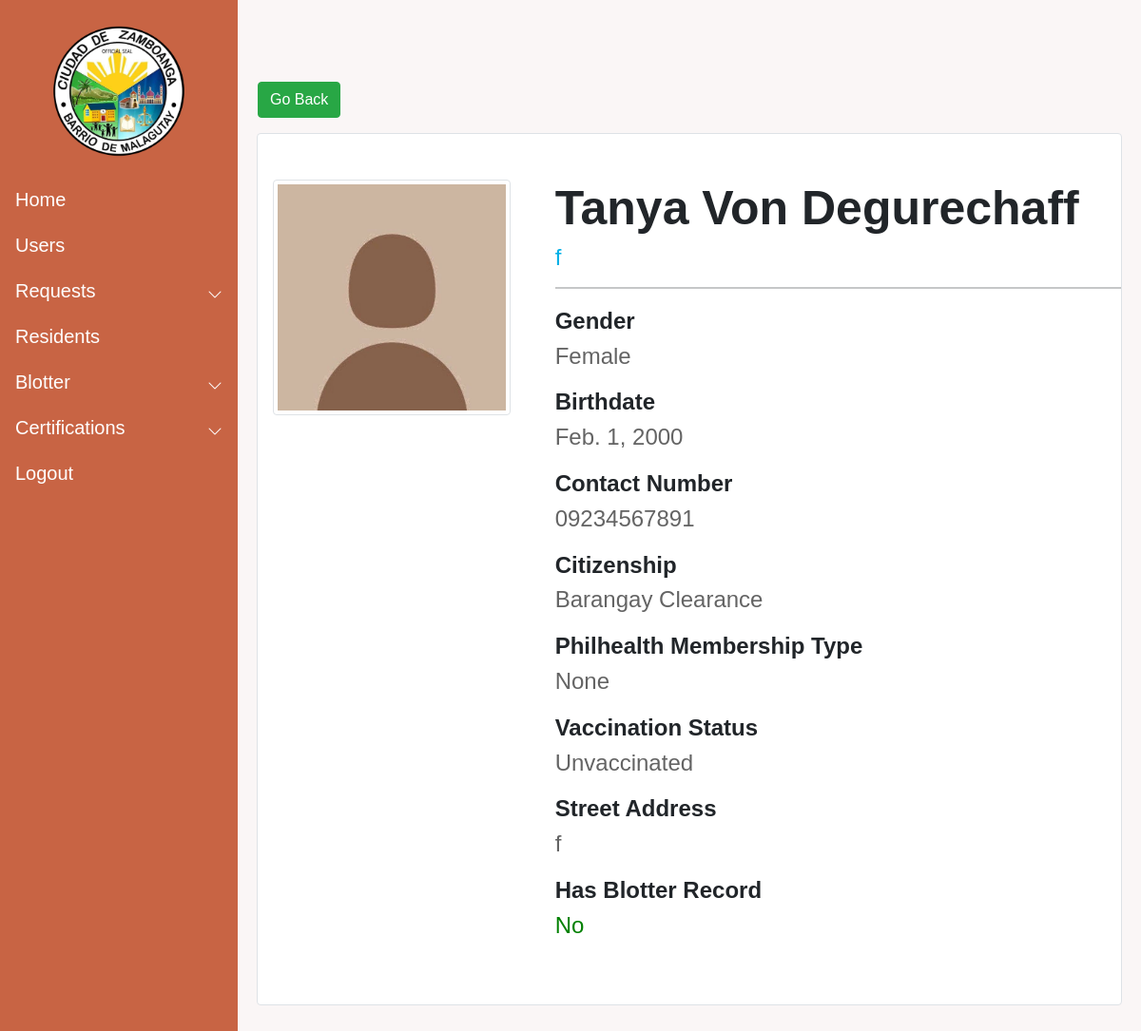
The app's page /resident_profile/20/ (signed in), older data.
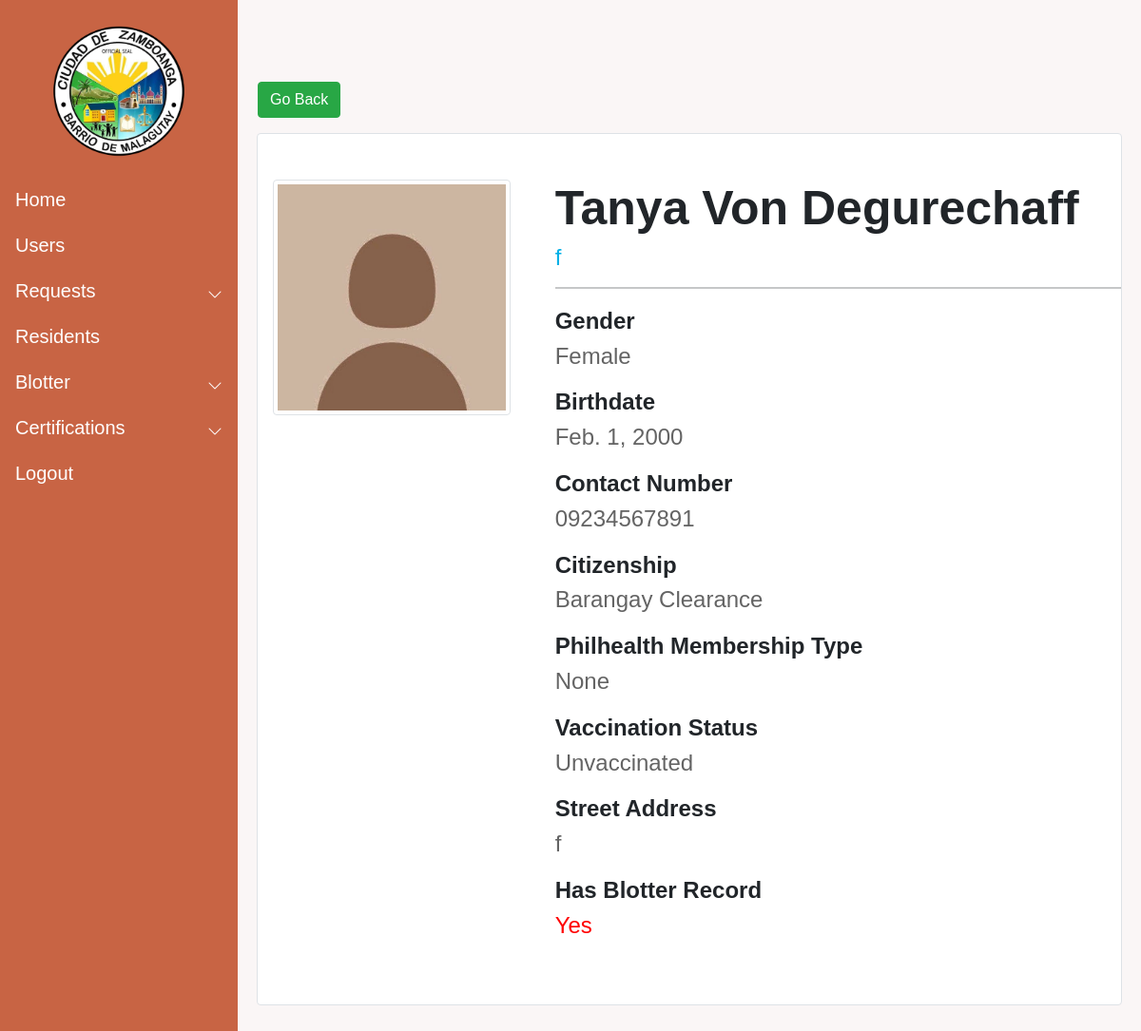
The same page, newer data.
### Resident/views.py (the view)
# urls.py: path('resident_profile/<str:pk>/', Display_profile, name = "resident_profile"),
@login_required(login_url='login')
def Display_profile(request, pk):
    resident_obj = Resident.objects.get(id = pk)
    context = {
        "profile" : resident_obj
    }
    return render(request, "resident_profile.html",context=context)

### templates/resident_profile.html (shortened to what this page needs)
{% extends 'base.html' %}
{%  load static %}
{% block content %}
<div style="margin: 8px;">
   <a href = "{{ request.META.HTTP_REFERER }}"  class="btn btn-success ml-2" role="button">Go Back</a>
</div>
<div class="mt-3 border rounded mb-5 shadow-md pb-5 pt-5" style="background-color: white; padding-top: 50px; padding-left: 0; margin-left: 15px; margin-right: 15px;">
   <div class="row">
      <div class="col-md-4">
         {% if profile.pic %}
            <img src = "{{profile.pic.url}}" width="250px" height="250px" class="img-thumbnail rounded mx-auto d-block" alt="profile pic">
         {% endif %}
      </div>
      <div class="col-md-8">
         <h1 style="font-size: 50px;"><b>{{profile.First_name}} {{profile.Middle_name}} {{profile.Last_name}}</b></h1>
         <h4 style="color: #00b0e6;">{{profile.Occupation}}</h4>
         <hr>
         <ul class="p-0 profile">
            <li>
               <h4><b>Gender</b></h4>
               <h4 class="info">{{profile.Gender}}</h4>
            </li>
            <li>
               <h4><b>Birthdate</b></h4>
               <h4 class="info">{{profile.Birthdate}}</h4>
            </li>
            <li>
               <h4><b>Contact Number</b></h4>
               <h4 class="info">{{profile.Contact}}</h4>
            </li>
            <li>
               <h4><b>Citizenship</b></h4>
               <h4 class="info">{{profile.Citizenship}}</h4>
            </li>
            <li>
               <h4><b>Philhealth Membership Type</b></h4>
               <h4 class="info">{{profile.Philhealth_membership}}</h4>
            </li>
            <li>
               <h4><b>Vaccination Status</b></h4>
               <h4 class="info">{{profile.Vaccination}}</h4>
            </li>
            <li>
               <h4><b>Street Address</b></h4>
               <h4 class="info">{{profile.Address}}</h4>
            </li>
            <li>
               <h4><b>Has Blotter Record</b></h4>
               {% if profile.Blacklisted == True %}
               <h4 class="info" style="color: red;">Yes</h4>
               {% else %}
               <h4 class="info" style="color: green;">No</h4>
               {% endif %}
            </li>
         </ul>
      </div>
   </div>
</div>
{%  endblock content %}

Row changes from the older to the newer data that the page shows:
changed Resident "Tanya": Blacklisted False → True (drawn)
Text that changed along with them:
text no longer shown: "No"
text now shown: "Yes"
